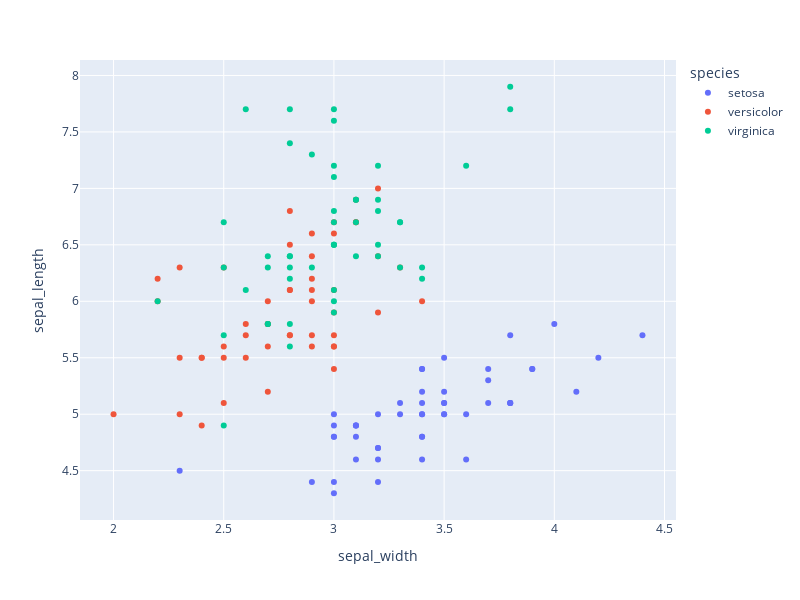

The notebook cell saved with this chart:
### Code cell
import plotly.express as px
df = px.data.iris()
fig = px.scatter(df, x="sepal_width", y="sepal_length", color="species",
width=800,
height=600)
fig.show()

### Figure 1 — Plotly figure (JSON) as saved in the notebook; plotly's stock layout.template omitted (floating-point values rounded to 4 significant figures)
{"data": [{"hovertemplate": "species=setosa<br>sepal_width=%{x}<br>sepal_length=%{y}<extra></extra>", "legendgroup": "setosa", "marker": {"color": "#636efa", "symbol": "circle"}, "mode": "markers", "name": "setosa", "orientation": "v", "showlegend": true, "type": "scatter", "x": [3.5, 3, 3.2, 3.1, 3.6, 3.9, 3.4, 3.4, 2.9, 3.1, 3.7, 3.4, 3, 3, 4, 4.4, 3.9, 3.5, 3.8, 3.8, 3.4, 3.7, 3.6, 3.3, 3.4, 3, 3.4, 3.5, 3.4, 3.2, 3.1, 3.4, 4.1, 4.2, 3.1, 3.2, 3.5, 3.1, 3, 3.4, 3.5, 2.3, 3.2, 3.5, 3.8, 3, 3.8, 3.2, 3.7, 3.3], "xaxis": "x", "y": [5.1, 4.9, 4.7, 4.6, 5, 5.4, 4.6, 5, 4.4, 4.9, 5.4, 4.8, 4.8, 4.3, 5.8, 5.7, 5.4, 5.1, 5.7, 5.1, 5.4, 5.1, 4.6, 5.1, 4.8, 5, 5, 5.2, 5.2, 4.7, 4.8, 5.4, 5.2, 5.5, 4.9, 5, 5.5, 4.9, 4.4, 5.1, 5, 4.5, 4.4, 5, 5.1, 4.8, 5.1, 4.6, 5.3, 5], "yaxis": "y"}, {"hovertemplate": "species=versicolor<br>sepal_width=%{x}<br>sepal_length=%{y}<extra></extra>", "legendgroup": "versicolor", "marker": {"color": "#EF553B", "symbol": "circle"}, "mode": "markers", "name": "versicolor", "orientation": "v", "showlegend": true, "type": "scatter", "x": [3.2, 3.2, 3.1, 2.3, 2.8, 2.8, 3.3, 2.4, 2.9, 2.7, 2, 3, 2.2, 2.9, 2.9, 3.1, 3, 2.7, 2.2, 2.5, 3.2, 2.8, 2.5, 2.8, 2.9, 3, 2.8, 3, 2.9, 2.6, 2.4, 2.4, 2.7, 2.7, 3, 3.4, 3.1, 2.3, 3, 2.5, 2.6, 3, 2.6, 2.3, 2.7, 3, 2.9, 2.9, 2.5, 2.8], "xaxis": "x", "y": [7, 6.4, 6.9, 5.5, 6.5, 5.7, 6.3, 4.9, 6.6, 5.2, 5, 5.9, 6, 6.1, 5.6, 6.7, 5.6, 5.8, 6.2, 5.6, 5.9, 6.1, 6.3, 6.1, 6.4, 6.6, 6.8, 6.7, 6, 5.7, 5.5, 5.5, 5.8, 6, 5.4, 6, 6.7, 6.3, 5.6, 5.5, 5.5, 6.1, 5.8, 5, 5.6, 5.7, 5.7, 6.2, 5.1, 5.7], "yaxis": "y"}, {"hovertemplate": "species=virginica<br>sepal_width=%{x}<br>sepal_length=%{y}<extra></extra>", "legendgroup": "virginica", "marker": {"color": "#00cc96", "symbol": "circle"}, "mode": "markers", "name": "virginica", "orientation": "v", "showlegend": true, "type": "scatter", "x": [3.3, 2.7, 3, 2.9, 3, 3, 2.5, 2.9, 2.5, 3.6, 3.2, 2.7, 3, 2.5, 2.8, 3.2, 3, 3.8, 2.6, 2.2, 3.2, 2.8, 2.8, 2.7, 3.3, 3.2, 2.8, 3, 2.8, 3, 2.8, 3.8, 2.8, 2.8, 2.6, 3, 3.4, 3.1, 3, 3.1, 3.1, 3.1, 2.7, 3.2, 3.3, 3, 2.5, 3, 3.4, 3], "xaxis": "x", "y": [6.3, 5.8, 7.1, 6.3, 6.5, 7.6, 4.9, 7.3, 6.7, 7.2, 6.5, 6.4, 6.8, 5.7, 5.8, 6.4, 6.5, 7.7, 7.7, 6, 6.9, 5.6, 7.7, 6.3, 6.7, 7.2, 6.2, 6.1, 6.4, 7.2, 7.4, 7.9, 6.4, 6.3, 6.1, 7.7, 6.3, 6.4, 6, 6.9, 6.7, 6.9, 5.8, 6.8, 6.7, 6.7, 6.3, 6.5, 6.2, 5.9], "yaxis": "y"}], "layout": {"height": 600, "legend": {"title": {"text": "species"}, "tracegroupgap": 0}, "margin": {"t": 60}, "width": 800, "xaxis": {"anchor": "y", "autorange": true, "domain": [0, 1], "range": [1.848, 4.552], "title": {"text": "sepal_width"}, "type": "linear"}, "yaxis": {"anchor": "x", "autorange": true, "domain": [0, 1], "range": [4.063, 8.137], "title": {"text": "sepal_length"}, "type": "linear"}}}
